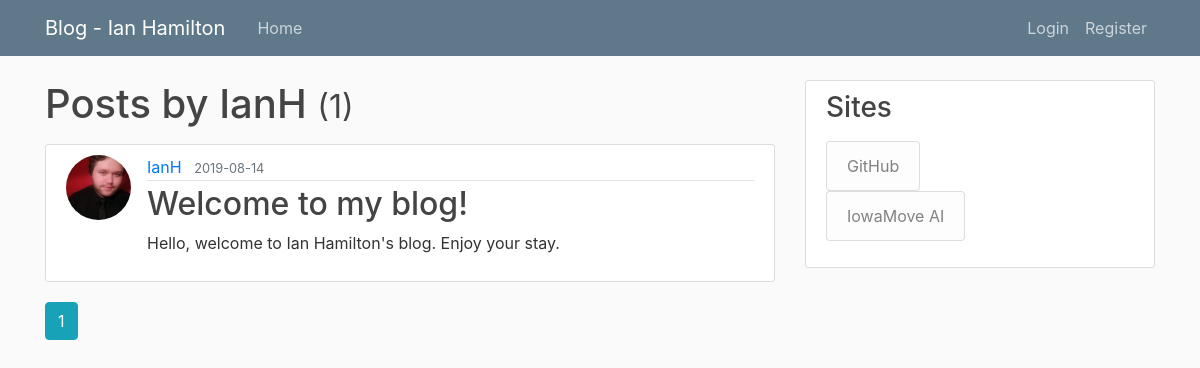
Page /user/IanH on the earlier database version.
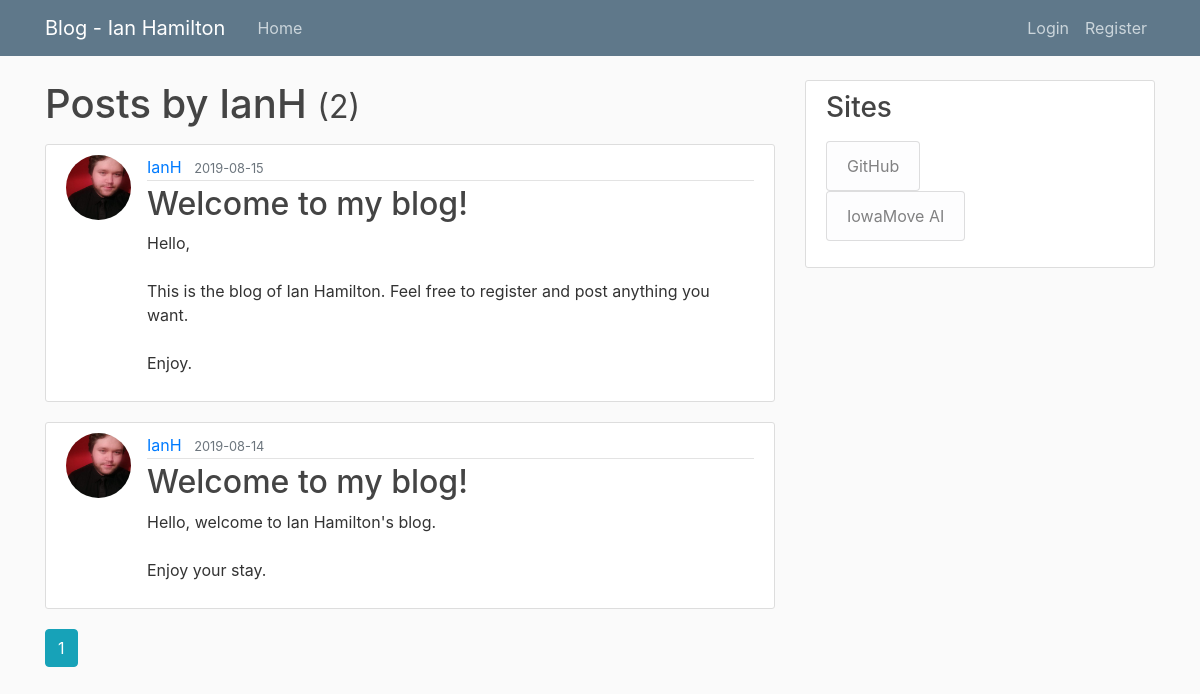
Same page on the later database version.
### application/models.py (models this page shows, shortened)
class Posts(db.Model):
	id = db.Column(db.Integer, primary_key=True)
	title = db.Column(db.String(100), nullable=False)
	date_posted = db.Column(db.DateTime, nullable=False, default=datetime.utcnow)
	content = db.Column(db.Text, nullable=False)
	user_id = db.Column(db.Integer, db.ForeignKey('users.id'), nullable=False)

class Users(db.Model, UserMixin):
	id = db.Column(db.Integer, primary_key=True)
	username = db.Column(db.String(20), unique=True, nullable=False)
	email = db.Column(db.String(120), unique=True, nullable=False)
	image_file = db.Column(db.String(20), nullable=False, default='default.jpg')
	password = db.Column(db.String(60), nullable=False)
	posts = db.relationship('Posts', backref='author', lazy=True)

### application/users/routes.py (the view)
@users.route('/user/<string:username>')
def user_posts(username):
	page = request.args.get('page', 1, type=int)
	user = Users.query.filter_by(username=username).first_or_404()
	postData = Posts.query.filter_by(author=user)\
		.order_by(Posts.date_posted.desc())\
		.paginate(page=page, per_page=10)
	return render_template('user_posts.html', posts=postData, user=user)

### application/templates/user_posts.html
{% extends "layout.html" %}
{% block body_content %}
	<h1 class="mb-3">Posts by {{ user.username }} <small>({{ posts.total }})</small></h1>
	{% for post in posts.items %}
		<article class="media content-section">
			<img class="rounded-circle article-img" src="{{ url_for('static', filename='profile_pics/' + post.author.image_file) }}">
		  <div class="media-body">
		    <div class="article-metadata">
		      <a class="mr-2" href="{{ url_for('users.user_posts', username=post.author.username) }}">{{ post.author.username }}</a>
		      <small class="text-muted">{{ post.date_posted.strftime('%Y-%m-%d') }}</small>
		    </div>
		    <h2><a class="article-title" href="{{ url_for('post', post_id=post.id) }}">{{ post.title }}</a></h2>
		    <p class="article-content">{{ post.content }}</p>
		  </div>
		</article>
	{% endfor %}
	{% for page_num in posts.iter_pages(left_edge=1, right_edge=1, left_current=1, right_current=2) %}
		{% if page_num %}
			{% if posts.page == page_num %}
				<a class="btn btn-info mb-4" href="{{ url_for('users.user_posts', username=user.username, page=page_num) }}">{{ page_num }}</a>
			{% else %}
				<a class="btn btn-outline-info mb-4" href="{{ url_for('users.user_posts', username=user.username, page=page_num) }}">{{ page_num }}</a>
			{% endif %}
		{% else %}
			...
		{% endif %}
	{% endfor %}
{% endblock body_content %}

Differences in the rows shown:
added Posts: image_file (picture), author.username "IanH", date_posted "2019-08-15", title "Welcome to my blog!", content "Hello, This is the blog of Ian Hamilton. Feel free to register and post anything you want. Enjoy."
Other differences:
{{ posts.total }}: "1" → "2"
